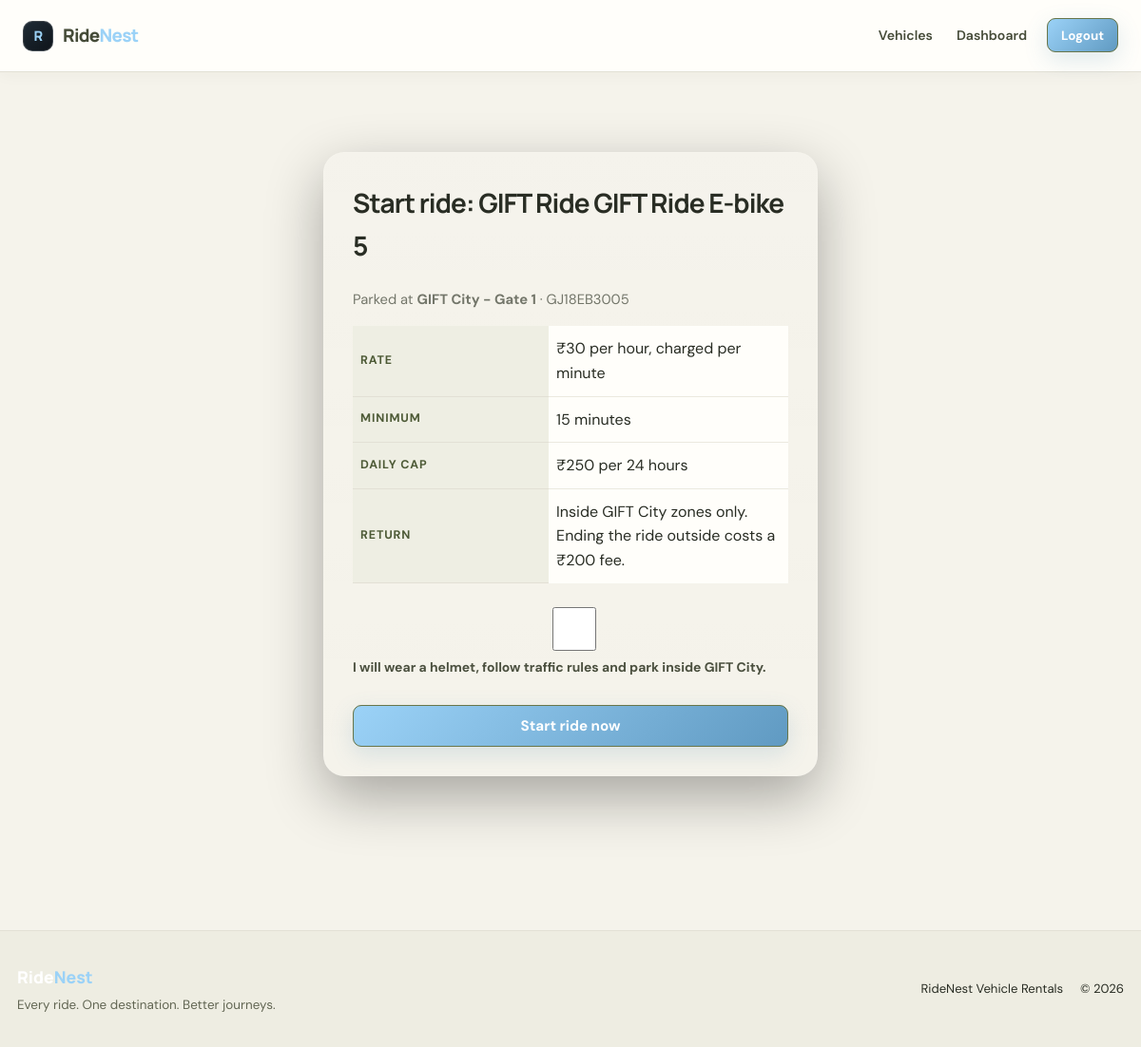
The page /ride/start/47 (signed in) on the database its author committed.
### tables this page shows
CREATE TABLE cars (
    id INTEGER PRIMARY KEY AUTOINCREMENT,
    name TEXT NOT NULL,
    brand TEXT NOT NULL,
    type TEXT NOT NULL,
    fuel TEXT NOT NULL,
    seats INTEGER NOT NULL,
    price_per_day INTEGER NOT NULL,
    number_plate TEXT NOT NULL UNIQUE,
    qr_token TEXT NOT NULL UNIQUE,
    insurance_expiry TEXT,
    puc_expiry TEXT,
    last_service TEXT,
    km_driven INTEGER DEFAULT 0,
    image TEXT DEFAULT 'default.jpg',
    category TEXT NOT NULL DEFAULT 'Car',
    price_per_hour INTEGER DEFAULT 0,
    min_hours INTEGER DEFAULT 1,
    outstation_rate INTEGER DEFAULT 0,
    km_per_day INTEGER DEFAULT 0,
    extra_km_rate INTEGER DEFAULT 0,
    deposit INTEGER DEFAULT 0,
    station TEXT DEFAULT ''
);

### app.py (the view, shortened to what this page needs)
@app.route("/ride/start/<int:car_id>", methods=["GET", "POST"])
def ride_start(car_id):
    if "user_id" not in session:
        flash("Please log in first to start a ride.", "error")
        return redirect("/login")
    con = sqlite3.connect("database.db")
    con.row_factory = sqlite3.Row
    bike = con.execute("SELECT * FROM cars WHERE id = ? AND category = 'E-bike'", (car_id,)).fetchone()
    if bike is None:
        con.close()
        flash("E-bike not found.", "error")
        return redirect("/?cat=E-bike")
    error = None
    if con.execute("SELECT id FROM rides WHERE car_id = ? AND status = 'Riding'", (car_id,)).fetchone():
        error = "This e-bike is currently in use by another rider."
    elif con.execute("SELECT id FROM rides WHERE user_id = ? AND status = 'Riding'", (session["user_id"],)).fetchone():
        error = "You already have an active ride. Please end it first."
    elif con.execute("SELECT id FROM rides WHERE user_id = ? AND status = 'Completed' AND payment_status != 'Paid'",
                     (session["user_id"],)).fetchone():
        error = "Payment for your previous ride is still pending. Please use Pay Now from your dashboard."
    elif not bike["station"] or bike["station"] == OUT_OF_ZONE:
        error = "This e-bike is currently unavailable."
    elif not bike["price_per_hour"]:
        error = "The hourly rate for this e-bike has not been configured."
    if error:
        con.close()
        flash(error, "error")
        return redirect("/car/" + str(car_id))
    con.close()
    return render_template("ride_start.html", bike=bike, min_minutes=pricing.RIDE_MIN_MINUTES, out_fee=OUT_OF_ZONE_FEE)

### app.py (called while the page is built)
@app.before_request
def expire_unpaid_bookings():
    if request.endpoint == "static":
        return
    con = sqlite3.connect("database.db")
    con.execute("""
        UPDATE bookings SET status = 'Cancelled'
        WHERE status = 'Pending' AND payment_status = 'Unpaid' AND approval_status != 'Waiting'
        AND created_at <= datetime('now', ?)
    """, ("-" + str(PAY_WINDOW_MIN) + " minutes",))
    con.execute("""UPDATE bookings SET status = 'Cancelled', approval_status = 'Rejected'
                   WHERE status = 'Pending' AND approval_status = 'Waiting' AND created_at <= datetime('now', '-24 hours')""")
    con.commit()
    con.close()

### templates/ride_start.html (shortened to what this page needs)
{% extends "base.html" %}
{% block content %}
<div class="form-box">
    <h2>Start ride: {{ bike.brand }} {{ bike.name }}</h2>
    <p class="muted">Parked at <strong>{{ bike.station }}</strong> &middot; {{ bike.number_plate }}</p>
    <table class="spec">
        <tr><th>Rate</th><td>&#8377;{{ bike.price_per_hour }} per hour, charged per minute</td></tr>
        <tr><th>Minimum</th><td>{{ min_minutes }} minutes</td></tr>
        <tr><th>Daily cap</th><td>&#8377;{{ bike.price_per_day }} per 24 hours</td></tr>
        <tr><th>Return</th><td>Inside GIFT City zones only. Ending the ride outside costs a &#8377;{{ out_fee }} fee.</td></tr>
    </table>
    <form method="POST">
        <label class="radio"><input type="checkbox" name="agree" value="1" required> I will wear a helmet, follow traffic rules and park inside GIFT City.</label>
        <button class="btn" type="submit">Start ride now</button>
    </form>
</div>
{% endblock %}

### rows shown on the page
cars: brand "GIFT Ride", name "GIFT Ride E-bike 5", station "GIFT City - Gate 1", number_plate "GJ18EB3005", price_per_hour "30", price_per_day "250"

### other values the page prints
{{ min_minutes }} "15"
{{ out_fee }} "200"
